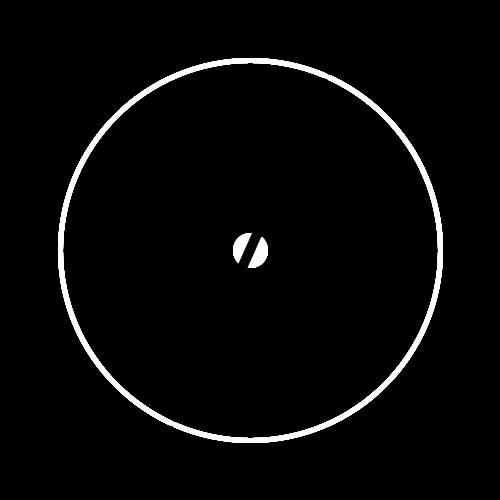
Frame 1 (no input)
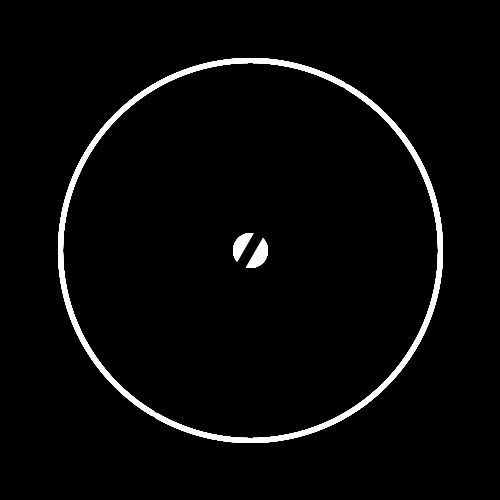
Frame 60 (the mouse pressed at the canvas centre just before this capture)
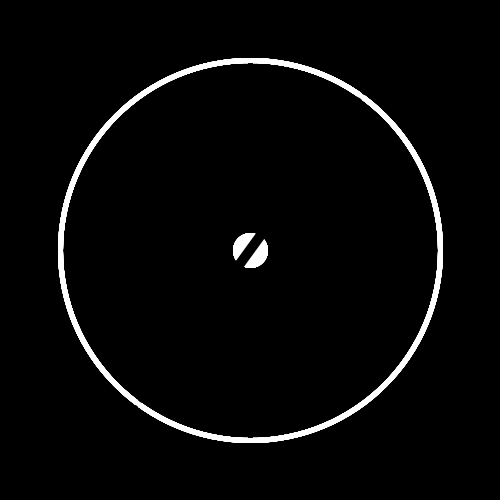
Frame 120 (the mouse held since frame 60 and released just before this capture)

The Processing sketch that drew these frames (run headless with seeded random() and noise(); from frame 60 on, the mouse is pressed at the canvas centre):

// Processing sketch: processing_143558
// ── processing_143558.pde

void setup(){
size (500,500);
background (0);

}

void draw (){
 
  int s = second(); 
  int m = minute(); 
  int h = hour();    
 
  line(s, 0, s, 33);
  line(m, 33, m, 66);
  line(h, 66, h, 100);
  
    background (0);
  noStroke ();
  translate (width/2,height/2);
  for (int i=0; i<360; i+=30)
{
  
    pushMatrix();
    rectMode (CENTER);
    fill(255);
    ellipse(0,0,10+(hour()*10),10+(hour()*10));
    popMatrix();  
    
    pushMatrix();
    rotate (radians(6*second()-90));
    noStroke ();
    fill(0);
    ellipse(0,0,400,10);
    popMatrix();
    
    pushMatrix();
    rectMode (CENTER);
    noFill ();
    strokeWeight(5);
    stroke (255);
    ellipse(0,0,40+(minute()*10),40+(minute()*10));
    popMatrix();
    
    
    }
    
  
}
